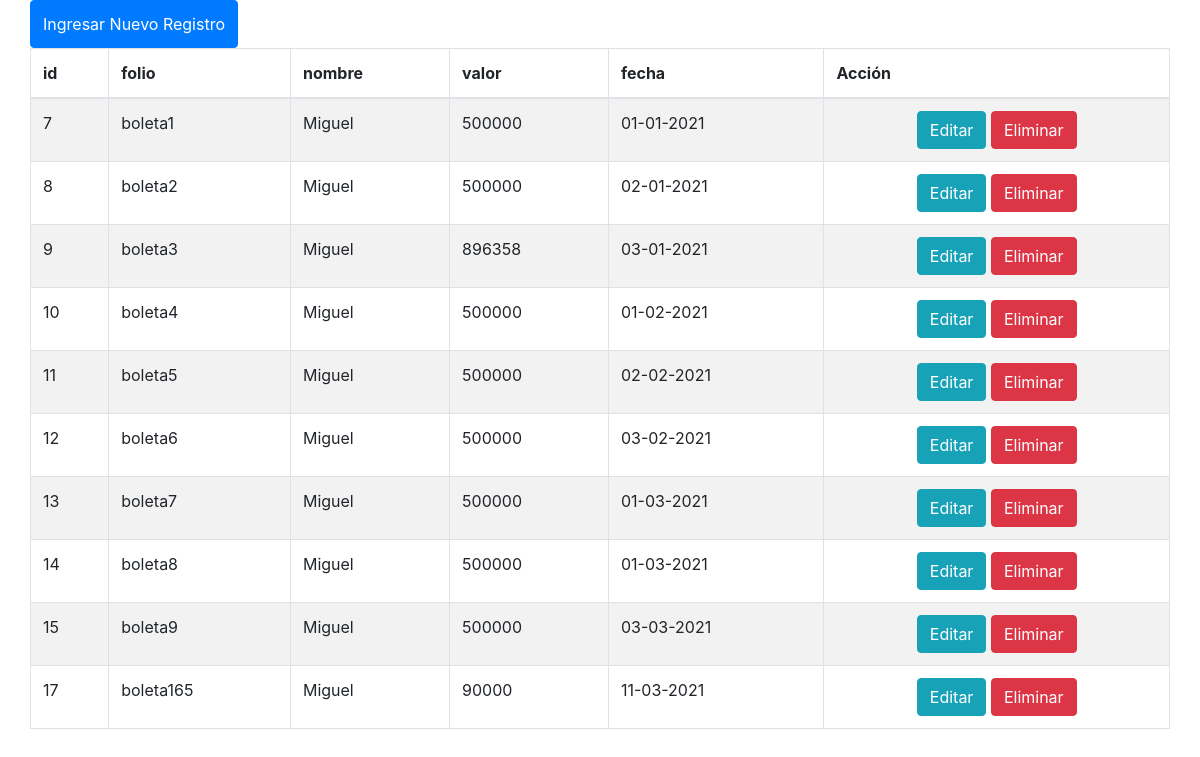
The app's page /proyectoprueba/index.php with its own data.
### tables this page shows
CREATE TABLE `boleta` (
  `id` int(11) NOT NULL,
  `folio` varchar(50) NOT NULL,
  `nombre` varchar(50) NOT NULL,
  `fecha` date NOT NULL,
  `valor` float NOT NULL
);

### proyectoprueba/application/controllers/Ctrl_prueba.php (called while the page is built, shortened)
<?php
class Ctrl_prueba extends CI_Controller {
	public function __construct()
	{
		$this->load->model('modelo_prueba');
	}
	public function index()
	{
		$data['datos'] = $this->modelo_prueba->obtener_folios();
		$this->load->view('prueba', $data);
	}
}

### proyectoprueba/index.php (called while the page is built, shortened)
<?php
require_once BASEPATH.'core/CodeIgniter.php';

### proyectoprueba/application/models/modelo_prueba.php (called while the page is built, shortened)
<?php
class modelo_prueba extends CI_Model
{
   public function obtener_folios()
   {
      $this->db->select('*');
      $this->db->from('boleta');
      $consulta = $this->db->get();
      $resultado = $consulta->result();
      return $resultado;
   }
}

### proyectoprueba/application/views/prueba.php (the view, shortened to what this page needs)
<!DOCTYPE html>
<html class="loading" lang="es" data-textdirection="ltr">
<head>
  <link rel="stylesheet" type="text/css" href="<?= base_url() ?>assets/bootstrap/css/bootstrap.min.css">
  <link rel="stylesheet" href="<?= base_url() ?>assets/font-awesome/css/font-awesome.min.css">
</head>
<body>
  <div class="content container">
		<div class="row">
      <button class="btn btn-primary" onclick="nuevoRegisto()">Ingresar Nuevo Registro</button>
<br>
<br>
  <table id="tabla" class="table table-striped table-bordered" style="width:100%">
        <thead>
            <tr>
                <th align="center">id</th>
                <th align="center">folio</th>
                <th align="center">nombre</th>
                <th align="center">valor</th>
                <th align="center">fecha</th>
                <th align="center">Acción</th>
            </tr>
        </thead>
        <tbody>
            <?php foreach ($datos as $di) {
                echo '<tr>
                        <td>'.$di->id.'</td>
                        <td>'.$di->folio.'</td>
                        <td>'.$di->nombre.'</td>
                        <td>'.$di->valor.'</td>
                         <td>'.date("d-m-Y", strtotime($di->fecha)).'</td>
                        <td align="center"><a data-toggle="modal" onclick="Editar_boleta('.$di->id.',\''.$di->folio.'\',\''.$di->nombre.'\','.$di->valor.',\''.$di->fecha.'\')"><button class="btn btn-info">Editar</button></a>
                        <button class="btn btn-danger" onclick="eliminar('.$di->id.')">Eliminar</button>
                        </td>
                    </tr>';
            }
            ?>
        </tbody>
    </table>
		</div>
  </div>
</body>
</html>

### records on screen
boleta: id "7", folio "boleta1", nombre "Miguel", valor "500000", fecha "01-01-2021"
boleta: id "8", folio "boleta2", nombre "Miguel", valor "500000", fecha "02-01-2021"
boleta: id "9", folio "boleta3", nombre "Miguel", valor "896358", fecha "03-01-2021"
boleta: id "10", folio "boleta4", nombre "Miguel", valor "500000", fecha "01-02-2021"
boleta: id "11", folio "boleta5", nombre "Miguel", valor "500000", fecha "02-02-2021"
boleta: id "12", folio "boleta6", nombre "Miguel", valor "500000", fecha "03-02-2021"
boleta: id "13", folio "boleta7", nombre "Miguel", valor "500000", fecha "01-03-2021"
boleta: id "14", folio "boleta8", nombre "Miguel", valor "500000", fecha "01-03-2021"
boleta: id "15", folio "boleta9", nombre "Miguel", valor "500000", fecha "03-03-2021"
boleta: id "17", folio "boleta165", nombre "Miguel", valor "90000", fecha "11-03-2021"
